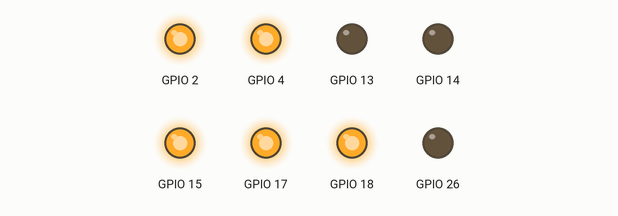
The sketch below on a simulated ESP32. Shown: output pins drawn as LEDs (lit = HIGH).

Above: at 0.5 s.
At 3.5 s:
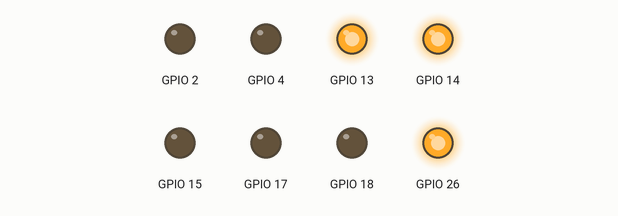
Timing chart, 0 to 4.6 s (numbered marks = the images above):
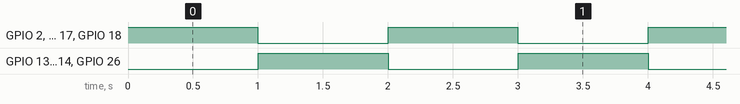

The sketch:

led_blink.ino
```cpp
void setup() {
  // put your setup code here, to run once:
pinMode(2,OUTPUT);
pinMode(15,OUTPUT);
pinMode(4, OUTPUT);
pinMode(17,OUTPUT);
pinMode(18, OUTPUT);
pinMode(13, OUTPUT);
pinMode(14, OUTPUT);
pinMode(26, OUTPUT);

}

void loop() {
  // put your main code here, to run repeatedly:
digitalWrite(2, HIGH);
digitalWrite(15, HIGH);
digitalWrite(4, HIGH);
digitalWrite(17, HIGH);
digitalWrite(18, HIGH);
digitalWrite(13, LOW);
digitalWrite(14, LOW);
digitalWrite(26, LOW);
delay(1000);
digitalWrite(2, LOW);
digitalWrite(15, LOW);
digitalWrite(4, LOW);
digitalWrite(17, LOW);
digitalWrite(18, LOW);
digitalWrite(13, HIGH);
digitalWrite(14, HIGH);
digitalWrite(26, HIGH);
delay(1000);
}
```

Measured:
- by itself, GPIO 2, GPIO 4, GPIO 13–15, GPIO 17, GPIO 18, GPIO 26: alternates HIGH for 1.0 s and LOW for 1.0 s
